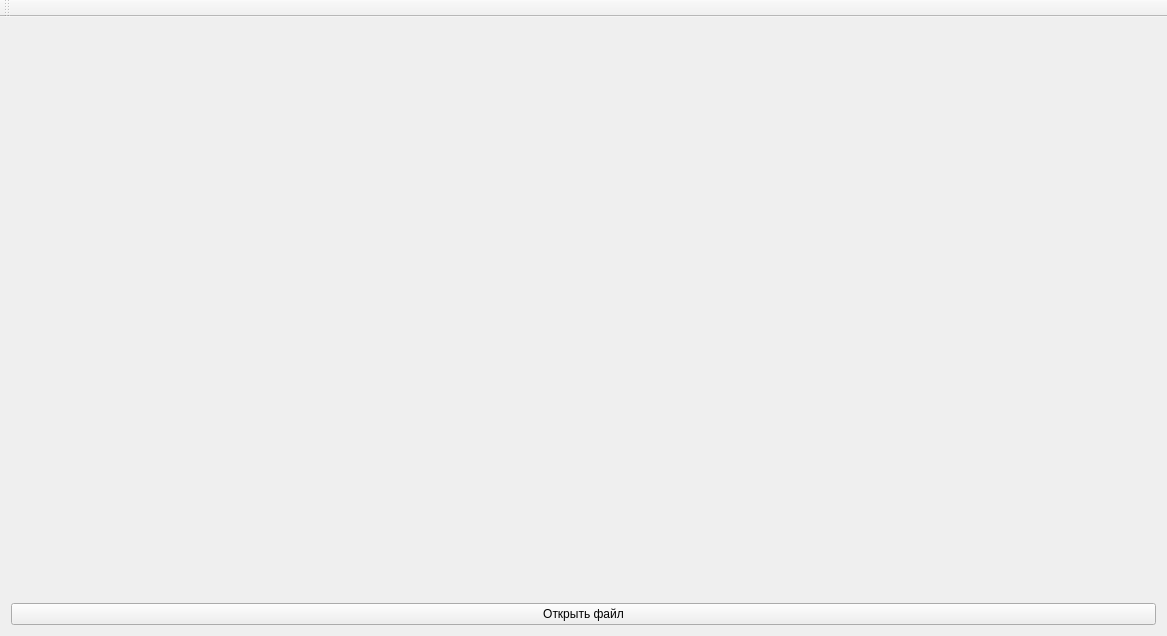
<?xml version="1.0" encoding="UTF-8"?>
<ui version="4.0">
 <class>MainWindow</class>
 <widget class="QMainWindow" name="MainWindow">
  <property name="geometry">
   <rect>
    <x>0</x>
    <y>0</y>
    <width>1167</width>
    <height>636</height>
   </rect>
  </property>
  <property name="windowTitle">
   <string>MainWindow</string>
  </property>
  <widget class="QWidget" name="centralWidget">
   <layout class="QVBoxLayout" name="verticalLayout">
    <item>
     <widget class="QCustomPlot" name="customPlot" native="true">
      <property name="minimumSize">
       <size>
        <width>0</width>
        <height>550</height>
       </size>
      </property>
     </widget>
    </item>
    <item>
     <layout class="QHBoxLayout" name="horizontalLayout" stretch="0">
      <property name="spacing">
       <number>0</number>
      </property>
      <property name="sizeConstraint">
       <enum>QLayout::SetMinimumSize</enum>
      </property>
      <item>
       <widget class="QPushButton" name="drawButton">
        <property name="text">
         <string>Открыть файл</string>
        </property>
       </widget>
      </item>
     </layout>
    </item>
   </layout>
  </widget>
  <widget class="QMenuBar" name="menuBar">
   <property name="geometry">
    <rect>
     <x>0</x>
     <y>0</y>
     <width>1167</width>
     <height>20</height>
    </rect>
   </property>
  </widget>
  <widget class="QToolBar" name="mainToolBar">
   <attribute name="toolBarArea">
    <enum>TopToolBarArea</enum>
   </attribute>
   <attribute name="toolBarBreak">
    <bool>false</bool>
   </attribute>
  </widget>
 </widget>
 <layoutdefault spacing="6" margin="11"/>
 <customwidgets>
  <customwidget>
   <class>QCustomPlot</class>
   <extends>QWidget</extends>
   <header>qcustomplot.h</header>
   <container>1</container>
  </customwidget>
 </customwidgets>
 <resources/>
 <connections/>
</ui>
